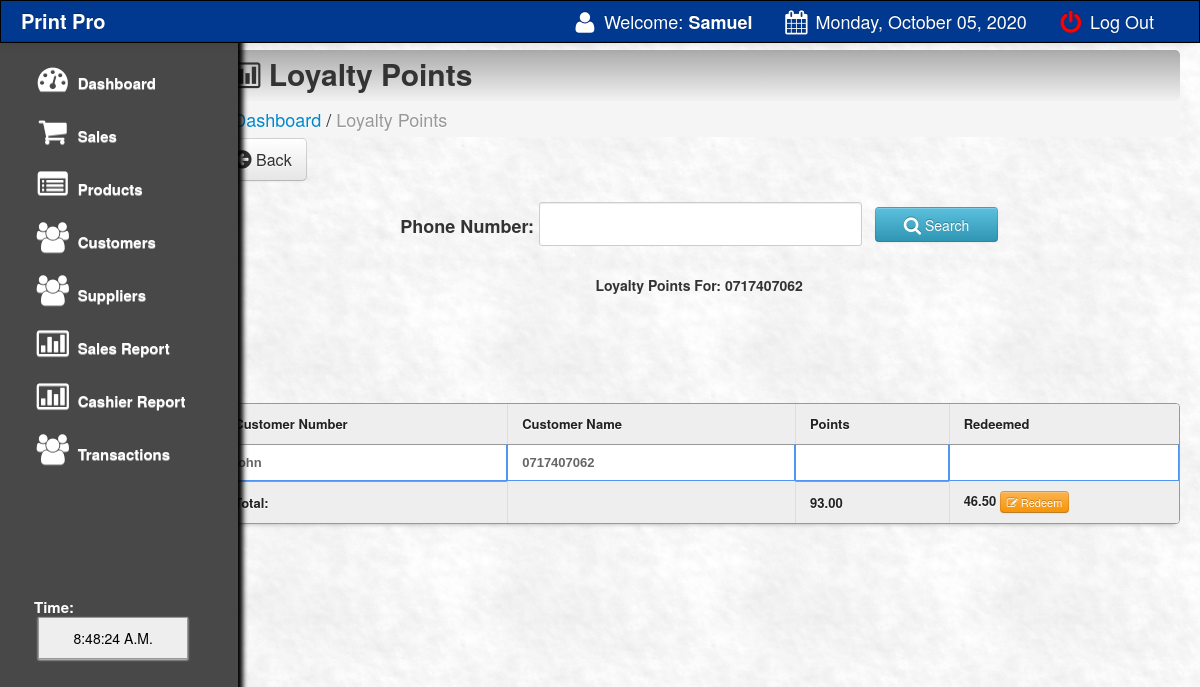
Screenshot of /main/points.php?d1=0717407062 (signed in) with the database file from the repository.
### tables this page shows
CREATE TABLE `settings` (
  `id` int(11) NOT NULL,
  `logo` varchar(990) NOT NULL,
  `name` varchar(99) NOT NULL,
  `location` varchar(99) NOT NULL,
  `contacts` varchar(55) NOT NULL
);

CREATE TABLE `customer` (
  `customer_id` int(11) NOT NULL,
  `customer_name` varchar(100) DEFAULT NULL,
  `address` varchar(233) DEFAULT NULL,
  `contact` varchar(100) DEFAULT NULL,
  `points` varchar(30) DEFAULT NULL
);

### main/points.php (the view, shortened to what this page needs)
<html>
<head>
 <link href="css/bootstrap.css" rel="stylesheet">
    <link rel="stylesheet" type="text/css" href="css/DT_bootstrap.css">
  <link rel="stylesheet" href="css/font-awesome.min.css">
    <link href="css/bootstrap-responsive.css" rel="stylesheet">
<link href="../style.css" media="screen" rel="stylesheet" type="text/css" />
<link rel="stylesheet" type="text/css" href="tcal.css" />
<link href="../style.css" media="screen" rel="stylesheet" type="text/css" />
<link rel="stylesheet" type="text/css" href="tcal.css" />
<link href="src/facebox.css" media="screen" rel="stylesheet" type="text/css" />
</head>
<?php
function createRandomPassword() {
	$chars = "003232303232023232023456789";
	$i = 0;
	$pass = '' ;
	while ($i <= 7) {
		$num = rand() % 33;
		$tmp = substr($chars, $num, 1);
		$pass = $pass . $tmp;
		$i++;
	}
	return $pass;
}
$finalcode='RS-'.createRandomPassword();
?>
<body>
<?php include('navfixed.php');?>
<div class="container-fluid">
      <div class="row-fluid">
	<div class="span2">
          <div class="well sidebar-nav">
              <ul class="nav nav-list">
              <li><a href="index.php"><i class="icon-dashboard icon-2x"></i> Dashboard </a></li>
			<li><a href="sales.php?id=cash&invoice=<?php echo $finalcode ?>"><i class="icon-shopping-cart icon-2x"></i> Sales</a>  </li>
			<li><a href="stock.php"><i class="icon-list-alt icon-2x"></i> Products</a>                                     </li>
			<li><a href="customer.php"><i class="icon-group icon-2x"></i> Customers</a>                                    </li>
			<li><a href="supplier.php"><i class="icon-group icon-2x"></i> Suppliers</a>                                    </li>
			<li><a href="salesreport.php?d1=0&d2=0"><i class="icon-bar-chart icon-2x"></i> Sales Report</a>                </li>
			<li><a href="creport.php?d1=0&d2=0&d3=0"><i class="icon-bar-chart icon-2x"></i> Cashier Report</a>                </li>
			<li><a href="sales_inventory.php"><i class="icon-group icon-2x"></i> Transactions</a>  </li>
					<br><br><br><br><br><br>
			<li>
			 <div class="hero-unit-clock">
			<form name="clock">
			<font color="white">Time: <br></font>&nbsp;<input style="width:150px;" type="submit" class="trans" name="face" value="">
			</form>
			  </div>
			</li>
				</ul>
          </div>
        </div>
	<div class="span10">
	<div class="contentheader">
			<i class="icon-bar-chart"></i> Loyalty Points
			</div>
			<ul class="breadcrumb">
			<li><a href="index.php">Dashboard</a></li> /
			<li class="active">Loyalty Points</li>
			</ul>
<div style="margin-top: -19px; margin-bottom: 21px;">
<a  href="index.php"><button class="btn btn-default btn-large" style="float: none;"><i class="icon icon-circle-arrow-left icon-large"></i> Back</button></a>
</div>
<form action="points.php" method="get">
<center><strong>Phone Number: <input type="number" style="width: 323px; height:44px;" name="d1" value="" autocomplete="off" />
 <button class="btn btn-info" style="width: 123px; height:35px; margin-top:-8px;margin-left:8px;" type="submit"><i class="icon icon-search icon-large"></i> Search</button>
</strong></center>
</form>
<div class="content" id="content">
<div style="font-weight:bold; text-align:center;font-size:14px;margin-bottom: 15px;">
Loyalty Points For:&nbsp;<?php echo $_GET['d1'] ?>
</div><br><br>
</div><br><br>
<table class="table table-bordered" id="resultTable" data-responsive="table" style="text-align: left;">
	<thead>
		<tr>
			<th width="30%"> Customer Number </th>
			<th width="30%"> Customer Name </th>
			<th width="16%"> Points </th>
			<th>Redeemed</th>
		</tr>
	</thead>
	<tbody>
			<?php
				include('../connect.php');
				$d1=$_GET['d1'];
				$result = $db->prepare("SELECT * FROM customer WHERE contact = :a ORDER BY contact LIMIT 1");
				$result->bindParam(':a', $d1);
				$result->execute();
				for($i=0; $row = $result->fetch(); $i++){
			?>
			<tr class="record">
			<td> <?php echo $row['customer_name']; ?></td>
			<td><?php echo $row['contact']; ?></td>
			<td></td>
			<td></td>
			</tr>
			<?php
				}
			?>
	</tbody>
	<thead>
		<tr>
			<th colspan="1" style="border-top:1px solid #999999"> Total:</th>
		<th></th>
			<th colspan="1" style="border-top:1px solid #999999">
			<?php
				function formatMoney($number, $fractional=false) {
					if ($fractional) {
						$number = sprintf('%.2f', $number);
					}
					while (true) {
						$replaced = preg_replace('/(-?\d+)(\d\d\d)/', '$1,$2', $number);
						if ($replaced != $number) {
							$number = $replaced;
						} else {
							break;
						}
					}
					return $number;
				}
				$d1=$_GET['d1'];
				$results = $db->prepare("SELECT sum(points) FROM customer WHERE contact = :a");
				$results->bindParam(':a', $d1);
				$results->execute();
				for($i=0; $rows = $results->fetch(); $i++){
				$dsdsd=$rows['sum(points)'];
				echo formatMoney($dsdsd, true);
				}
				?>
			</th>
				<th>
				<?php
				$results = $db->prepare("SELECT sum(points) FROM customer WHERE contact = :a");
				$results->bindParam(':a', $d1);
				$results->execute();
				for($i=0; $rows = $results->fetch(); $i++){
				$gg=$rows['sum(points)'] * '0.5';
				echo formatMoney($gg, true);
				}
				?>
				<a  title="Click To Redeem" rel="facebox" href="redeem.php?id=<?php echo $d1; ?>&total=<?php echo $gg; ?>"><button class="btn btn-warning btn-mini"><i class="icon-edit"></i> Redeem </button></a>
				</th>
		</tr>
	</thead>
</table>
</div>
</div>
</div>
</body>
<?php include('footer.php');?>
</html>

### main/navfixed.php (shortened to what this page needs)
<div class="navbar navbar-inverse navbar-fixed-top">
     <div class="navbar-inner">
       <div class="container-fluid">
           <?php
 include('../connect.php');
 $result = $db->prepare("SELECT * FROM settings");
   $result->bindParam(':userid', $res);
   $result->execute();
   for($i=0; $row = $result->fetch(); $i++){
 ?>
         <a class="brand" href="#"><b><?php echo $row['name']; ?></b></a>
         <div class="nav-collapse collapse">
           <ul class="nav pull-right">
             <li><a><i class="icon-user icon-large"></i> Welcome:<strong> <?php echo $_SESSION['SESS_FIRST_NAME'];?></strong></a></li>
             <?php } ?>
		 <li><a> <i class="icon-calendar icon-large"></i>
							<?php
							$Today = date('y:m:d',time());
							$new = date('l, F d, Y', strtotime($Today));
							echo $new;
							?>
			</a></li>
             <li><a href="../index.php"><font color="red"><i class="icon-off icon-large"></i></font> Log Out</a></li>
           </ul>
         </div>
       </div>
     </div>
   </div>

### style.css (style rules this page uses)
input { border: 1px solid #999; background: #EEEEEE; padding: 10px; box-shadow:0 1px 2px #ddd; -moz-box-shadow:0 1px 2px #ddd; -webkit-box-shadow:0 1px 2px #ddd; }
#resultTable { border-collapse: separate; background-color: #FFFFFF; border-spacing: 0; max-width: 100%; }
#resultTable { color: #666666; text-shadow: 0 1px 0 #FFFFFF; width: 100%; border: 1px solid #999999; box-shadow: 0 5px 5px -5px rgba(0, 0, 0, 0.3); margin-top: 13px; }
#resultTable thead tr th { background: none repeat scroll 0 0 #EEEEEE; color: #222222; padding: 10px 14px; text-align: left; border-top: 0 none; font-size: 13px; }
#resultTable tbody tr td { font: bold 13px 'Arial'; text-align: left; padding: 10px 14px; border-top: 1px solid #999999; }
#resultTable td { padding:7px; border:#4e95f4 1px solid; }
#resultTable tr { background: #fff; }

### main/points.php (style rules this page uses)
body { padding-top: 60px; padding-bottom: 40px; }

### rows the page displays
settings: name "Print Pro"
customer: customer_name "john", contact "0717407062"

### other values shown
$_GET['d1'] "0717407062"
formatMoney($dsdsd, true) "93.00"
formatMoney($gg, true) "46.50"
